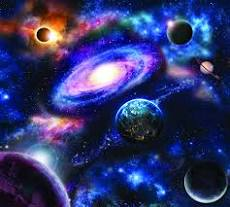
#> input picture images.jpg, 230 x 207 px
$ python image_rotation.py images.jpg
#> lines starting #> are read from the running program, lines starting #| are printed output that depends on the picture
#> in main, image is the input picture: PIL image 230x207 RGB; mean R, G, B 49, 53.5, 107.5
import os
import pathlib
import sys
from PIL import Image


def rotate_image_on_180(image):
    # image.width-ширина
    # image.height-высота
    # image.getpixel((x,y))
    # image.putpixel((x,y),pixelvalue)-устанавливает
    result = Image.new(image.mode, image.size)
#> result: PIL image 230x207 RGB; every value is 0
    for x in range(image.width):
        for y in range(image.height):
            result.putpixel((x, y), image.getpixel((image.width - 1 - x, image.height - 1 - y)))
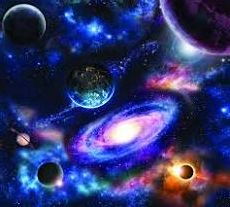
#> result: PIL image 230x207 RGB; mean R, G, B 49, 53.5, 107.5
    return result


def mirror_image(image):
    result = Image.new(image.mode, image.size)
    for x in range(image.width):
        for y in range(image.height):
            result.putpixel((x, y), image.getpixel((image.width - 1 - x, y)))
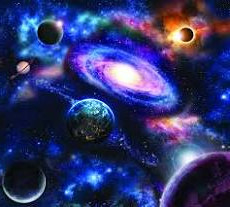
#> result: PIL image 230x207 RGB; mean R, G, B 49, 53.5, 107.5
    return result


def main(image_path_str):
    working_dir_path = ''
    if not os.path.isabs(image_path_str):
        working_dir_path = pathlib.Path().absolute()
    full_image_path = os.path.join(working_dir_path, image_path_str)
    image = Image.open(full_image_path)
    rotate_image_on_180(image).show()
    mirror_image(image).show()


if __name__ == '__main__':
    main(sys.argv[1])
